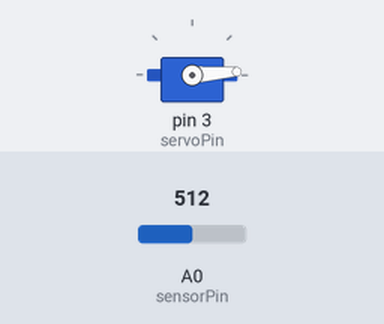
This sketch was run on a simulated Arduino Uno, built with avr-gcc and run on an emulated ATmega328P. Parts: servo. Inputs (shaded band) come from the test bench; at power-on: A0 (sensorPin) = 512.

Above: at 1.2 s.
1.3 s: A0 (sensorPin) set to 576
At 2.5 s:
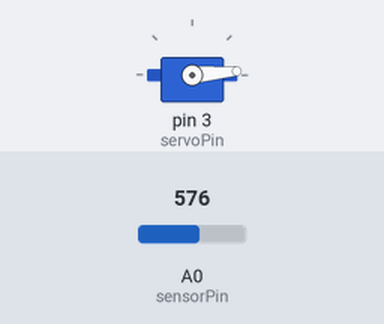
2.8 s: A0 (sensorPin) set to 608
At 3.6 s:
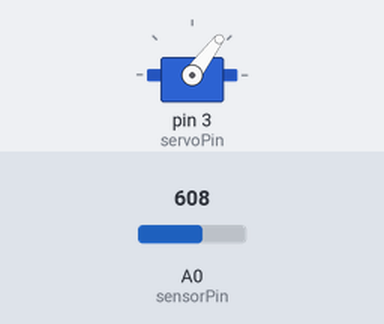
4.3 s: A0 (sensorPin) set to 716
At 4.8 s:
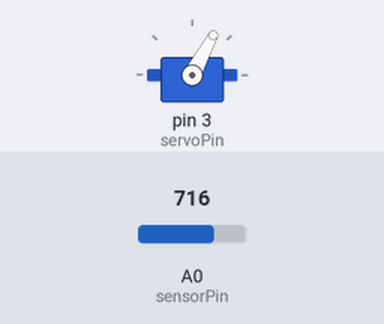
5.8 s: A0 (sensorPin) set to 1023
At 7.0 s:
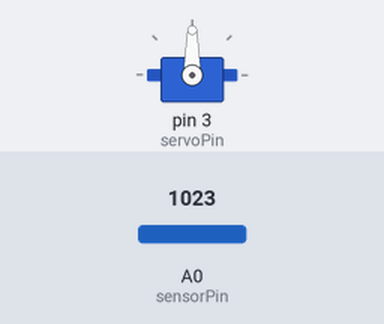
7.3 s: A0 (sensorPin) set to 306
At 8.3 s:
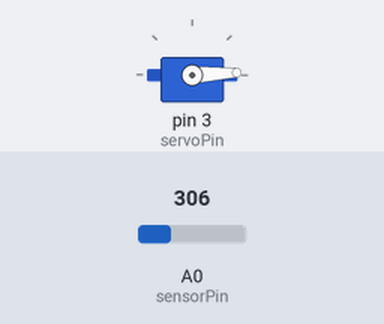
Timing chart, 0 to 9.8 s (numbered marks = the images above; inputs shaded):
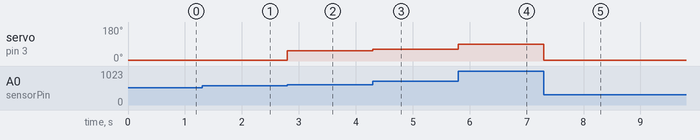

The sketch:

Dinopeli.ino
```cpp
#include <Servo.h>

Servo myservo;

const int sensorPin = 0;
const int servoPin = 3;

int lightCal;
int lightVal;
int jump;
int zero;


void setup()
{
  pinMode(sensorPin, OUTPUT);
  lightCal = analogRead(sensorPin);
  myservo.attach(servoPin);
}


void loop()
{

  lightVal = analogRead(sensorPin);
  jump = analogRead(sensorPin);
  jump = map(jump,0,1023,0,90);
  zero = map(jump,1023,0,90,0);

  if (lightVal > lightCal + 80)//50
  {
    digitalWrite(9, HIGH);
    myservo.write(jump);
  }

  else
  {
    digitalWrite(9, LOW);
    myservo.write(zero);
  }

}
```

Measured:
- the behaviour switches between 592 and 593 on A0 (sensorPin) (found by bisection; images 1 and 2)
- after the input at 1.3 s, servo on pin 3 (servoPin): 4° → 5° at once
- after the input at 2.8 s, servo on pin 3 (servoPin): 5° → 53° at once
- after the input at 4.3 s, servo on pin 3 (servoPin): 53° → 62° at once
- after the input at 5.8 s, servo on pin 3 (servoPin): 62° → 90° at once
- after the input at 7.3 s, servo on pin 3 (servoPin): 90° → 3° at once
